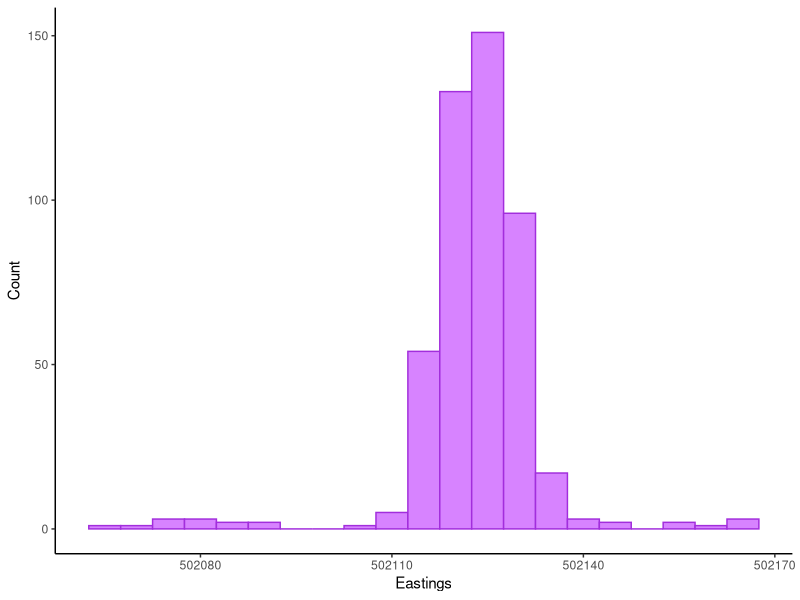
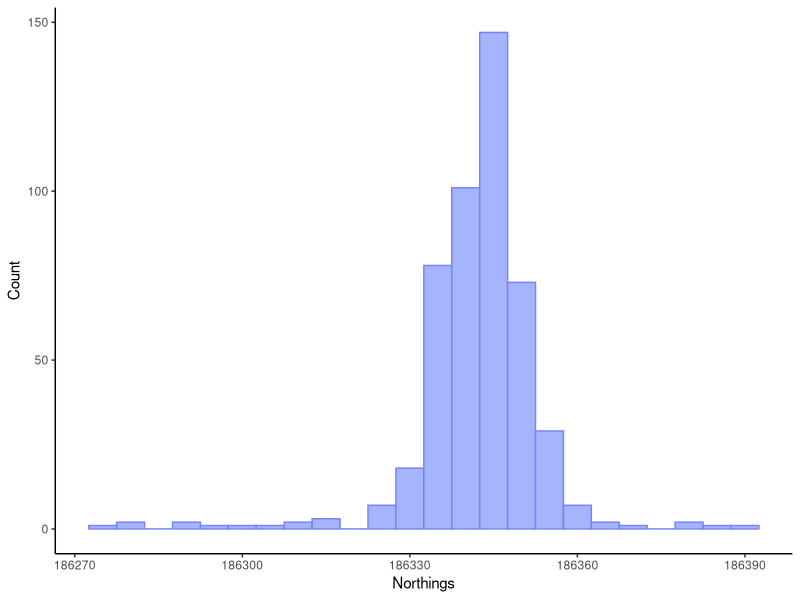
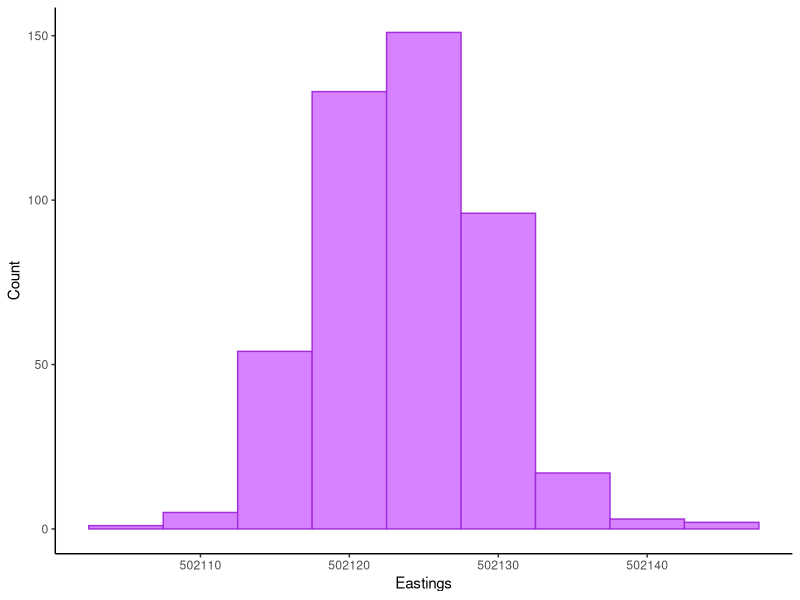
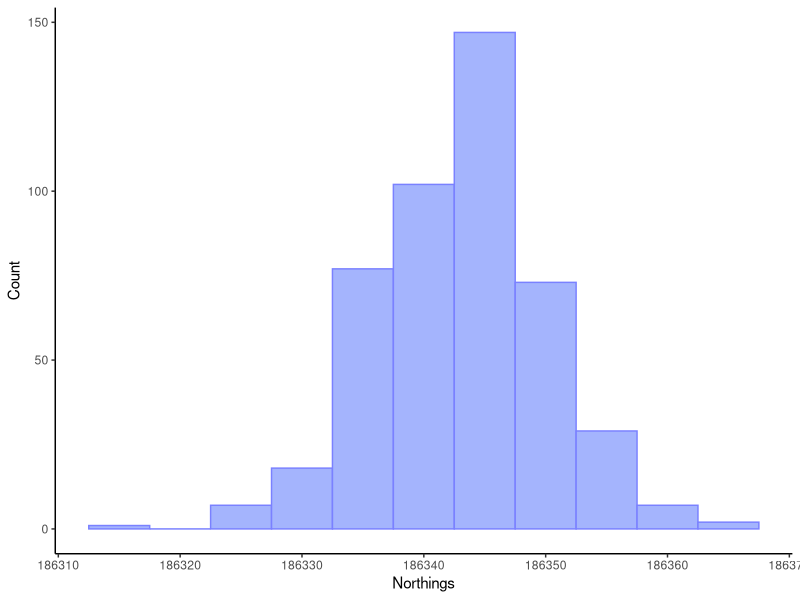

These charts were generated, in order, by the following R code:
#COURSEWORK 1 - ANALYTICAL AND NUMERICAL METHODS - Figurres
# Author: Alessandra Cianfanelli

## Libraries----
library(tidyverse)  # for data wrangling and plotting

## Loading the data from my own working directory----
  #NB: these data sets were pasted from excel into a csv file in order to compute the graphs 

complete <- read.csv("Analytical and numerical methods/coursework 1/my_data_aanm_c1.csv")
# ^^this is the complete dataset with all of the coordinates before any outlier removal 
eastings <- read.csv("Analytical and numerical methods/coursework 1/Eastings.csv")
# ^^ this is the final easting dataset after outlier removal
northings <- read.csv("Analytical and numerical methods/coursework 1/northings.csv")
# ^^ this is the final northings dataset after outlier removal

## Brief data wrangling----
complete <- complete %>% 
  rename(Time_s = Time..s., N_m =N..m., E_m = E..m.) #renaming the columns for clarity

eastings <- eastings %>% 
  rename(Time_s = Time..s., E_m = E..m.)

northings <- northings %>% 
  rename(Time_s = Time..s., N_m =N..m.)

## Plotting Initial Distribution----

# Initial Distribution Eastings

(dist_east <- ggplot(complete, aes(x = E_m)) + 
   geom_histogram(binwidth = 5, colour = "#A22EDC", fill = "#D783FF") + 
   theme_classic() +
   xlab("Eastings") + 
   ylab("Count"))

#ggsave(dist_east, file = "Analytical and numerical methods/coursework 1/img/initial_E_dist.png", height = 4, width = 6)

# Initial Distribution Northings

(dist_north <- ggplot(complete, aes(x = N_m)) +
    geom_histogram(binwidth = 5, colour = "#7A81FF", 
                   fill = "#A4B4FD") + 
    theme_classic() +
    xlab("Northings") + 
    ylab("Count"))

#ggsave(dist_north, file = "Analytical and numerical methods/coursework 1/img/initial_N_dist.png", height = 4, width = 6)

## Plotting Distribution after Outlier removal----

# New Eastings Distribution

(final_east <- ggplot(eastings, aes(x = E_m)) +
   geom_histogram(binwidth = 5, colour = "#A22EDC", fill = "#D783FF") + 
   theme_classic() +
   xlab("Eastings") + 
   ylab("Count")) 

#ggsave(final_east, file = "Analytical and numerical methods/coursework 1/img/E_distribution_after.png", height = 4, width = 6)

# New Northings Distribution 

(final_north <- ggplot(northings, aes(x = N_m)) +
   geom_histogram(binwidth = 5, colour = "#7A81FF", 
                  fill = "#A4B4FD") + 
   theme_classic() +
   xlab("Northings") + 
   ylab("Count"))




